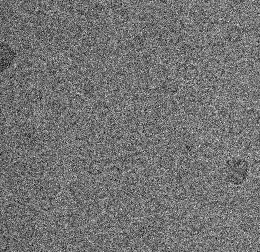
%> input picture APFIRITIN DATASET/May08_03.05.02.bin_avg.png, 260 x 252 px, shrunk from 1240 x 1200 before the run
$ octave --eval "result = ICB_Clustering_B(imread('../../APFIRITIN DATASET/May08_03.05.02.bin_avg.png'));"   (GNU Octave 9; MATLAB toolbox functions it lacks are replaced by stand-ins)
%> lines starting %> are read from the running program, lines starting %| are printed output that depends on the picture; in (x1, y1, x2, y2) boxes, pixels count from 0 and x2, y2 are one past the last pixel; in counts of white or black regions, pixels touching at a corner belong together; the program's own positions count from 1
function [cluster_image] = ICB_Clustering_B(im)
%UNTITLED Summary of this function goes here
%   Detailed explanation goes here
% douple the image
img=double(im);

[row,col,color_mp]= size(img);
%> row = 252; col = 260; color_mp = 1

% Convert the image from 2D to 1D image space...
img_vector = img(:);

% specify number of clusters
Clusters=4;

Cluster = cell(1,Clusters);
Cluster(:) = {zeros(size(img_vector,1),1);};

% Range
range = max(img_vector) - min(img_vector);
%> range = 55569

% Determine the # of steps
stepv = range/Clusters;
%> stepv = 13892.2
% Cluster initialization
K=stepv:stepv:max(img_vector);
%> K = [13892.2 27784.5 41676.8 55569]

for ii=1:size(img_vector,1)
    difference = abs(K-img_vector(ii));
    [y,ind]=min(difference);
    Cluster{ind}(ii)=img_vector(ii);
end
%> this loop made 65520 passes
%> (difference, y, ind) on passes 1 to 3: ([20574.8 6682.5 7209.8 21102], 6682.5, 2), ([17120.8 3228.5 10663.8 24556], 3228.5, 2), ([18502.8 4610.5 9281.8 23174], 4610.5, 2)
%> after the loop, Cluster = 4 items

cluster_1=reshape(Cluster{1,1},[row col]);
C1=cluster_1;C1(cluster_1~=0)=1;
%> after `C1(cluster_1~=0)=1`:
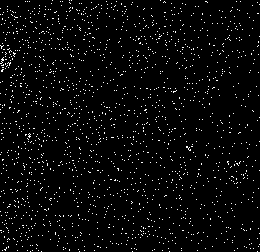
%> C1: size 252x260 double; values 0 (black) and 1 (white), 3.2% white in thin lines or dots
cluster_2=reshape(Cluster{1,2},[row col]);
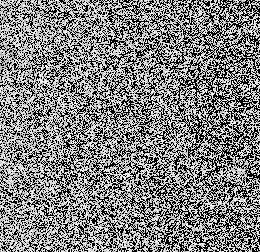
%> cluster_2: size 252x260 double; min 0, max 34730, mean 17282.3; drawn with min black and max white
C2=cluster_2;C2(cluster_2~=0)=2;
%> after `C2(cluster_2~=0)=2`:
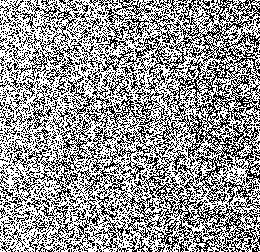
%> C2: size 252x260 double; values 0 (black) and 2 (white), 58.9% white; black in thin lines or dots
cluster_3=reshape(Cluster{1,3},[row col]);
C3=cluster_3;C3(cluster_3~=0)=3;
%> after `C3(cluster_3~=0)=3`: C3: size 252x260 double; values 0 (black) and 3 (white), 37% white in thin lines or dots
cluster_4=reshape(Cluster{1,4},[row col]);
C4=cluster_4;C4(cluster_4~=0)=4;
%> after `C4(cluster_4~=0)=4`:
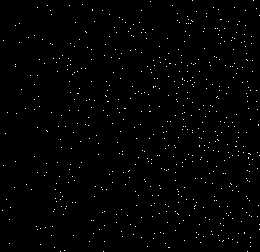
%> C4: size 252x260 double; values 0 (black) and 4 (white), 0.94% white in thin lines or dots
%
figure;suptitle('Clustering using Our Clustering');
subplot 221; imshow(C1);title('Cluster #1');
subplot 222; imshow(C2);title('Cluster #2');
subplot 223; imshow(C3);title('Cluster #3');
subplot 224; imshow(C4);title('Cluster #4');
%%
cluster_image=C3+C4;
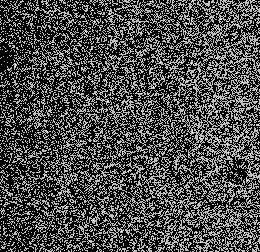
%> cluster_image: size 252x260 double; min 0, max 4, mean 1.15; drawn with min black and max white
imwrite(cluster_image,'ICB_clustering_before_cleaning.png');
cluster1=bwareaopen(cluster_image,200);
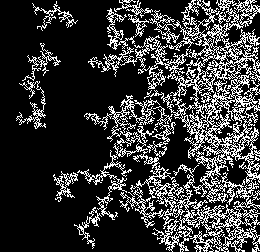
%> cluster1: size 252x260 logical; 21.6% white in thin lines or dots
binIM=cluster1;
SE=strel('disk',1);
cluster2=imerode(binIM,SE);
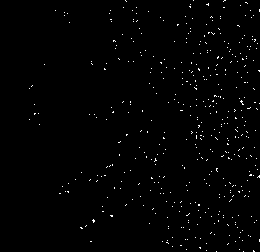
%> cluster2: size 252x260 logical; 1% white in thin lines or dots, all inside (x1, y1, x2, y2) = (29, 0, 260, 252)
k=imfill(cluster2,'holes');
BW = imclose(k,SE);
cluster3=bwareaopen(BW,100);
%> cluster3: size 252x260 logical; every value is 0
cluster3=imdilate(cluster3,SE);
cluster3=imfill(cluster3,'holes');
cluster_image=cluster3;
end

$ run again, on APFIRITIN DATASET/May08_03.13.02.bin_avg.png
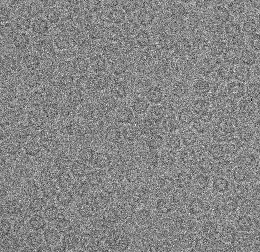
%> input picture APFIRITIN DATASET/May08_03.13.02.bin_avg.png, 260 x 252 px, shrunk from 1240 x 1200 before the run
%> range = 62245
%> stepv = 15561.2
%> K = [15561.2 31122.5 46683.8 62245]
%> the loop in ICB_Clustering_B, `for ii=1:size(img_vector,1)` made 65520 passes
%> (difference, y, ind) on passes 1 to 3: ([13685.8 1875.5 17436.8 32998], 1875.5, 2), ([19150.8 3589.5 11971.8 27533], 3589.5, 2), ([8651.8 6909.5 22470.8 38032], 6909.5, 2)
%> after the loop in ICB_Clustering_B, `for ii=1:size(img_vector,1)`: Cluster = 4 items
%> in ICB_Clustering_B, `C1(cluster_1~=0)=1`:
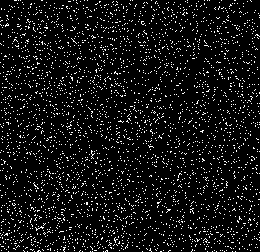
%> C1: size 252x260 double; values 0 (black) and 1 (white), 7.3% white in thin lines or dots
%> C2: size 252x260 double; values 0 (black) and 2 (white), 75.5% white; black in thin lines or dots
%> C3: size 252x260 double; values 0 (black) and 3 (white), 17.1% white in thin lines or dots
%> C4: size 252x260 double; values 0 (black) and 4 (white), 0.08% white in thin lines or dots, all inside (x1, y1, x2, y2) = (6, 2, 246, 246)
%> in ICB_Clustering_B, `cluster_image=C3+C4;`:
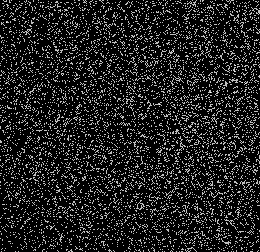
%> cluster_image: size 252x260 double; min 0, max 4, mean 0.515; drawn with min black and max white
%> cluster1: size 252x260 logical; every value is 0
